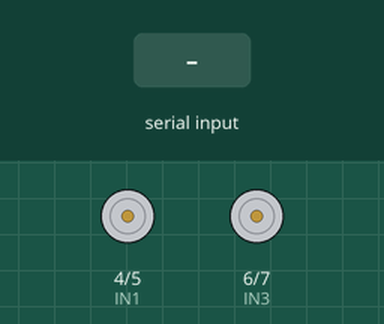
The sketch below on a simulated Arduino Uno, built with avr-gcc and run on an emulated ATmega328P. Shown: motor-driver pin pairs drawn as motors (green arrow = first pin HIGH = forward, orange = second pin HIGH = backward, longer = more drive). Inputs (shaded band) come from the test bench.

Above: at 1.2 s.
1.3 s: "1" received over Serial
At 1.6 s:
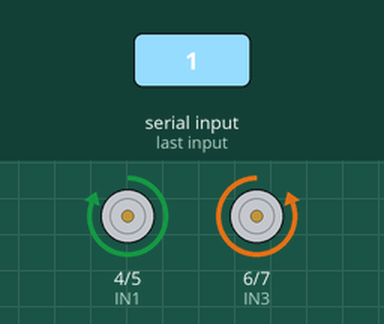
2.8 s: byte 51 (LEFT) received over Serial
At 3.9 s:
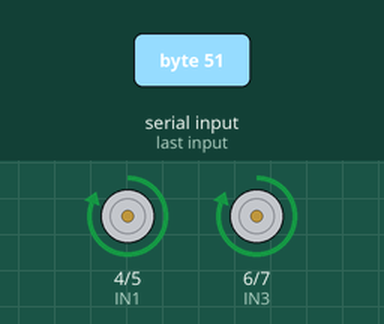
4.3 s: byte 52 (RIGHT) received over Serial
At 5.1 s:
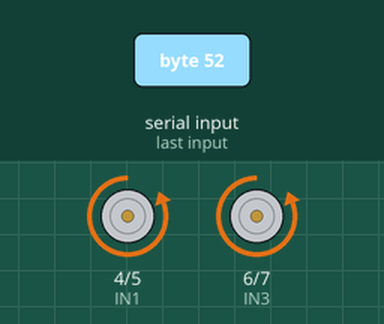
5.8 s: "2" received over Serial
At 6.2 s:
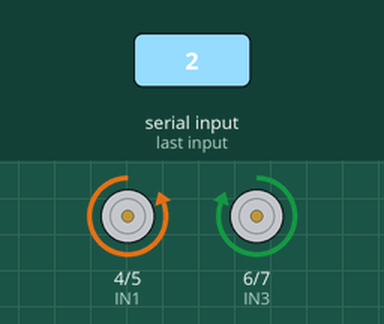
7.3 s: "0" received over Serial
At 8.6 s:
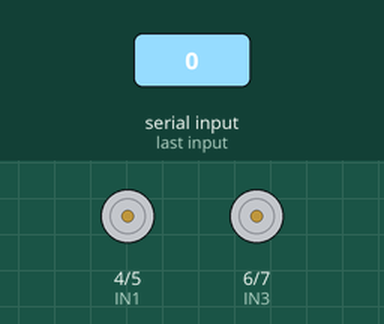
Timing chart, 0 to 9.8 s (numbered marks = the images above; inputs shaded):
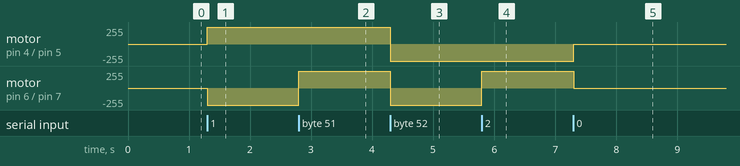

The sketch:

pet.ino
```cpp
/*
 *   日期：2017-03-30
 *   功能：逗宠萌物程序
 */

#define IN1 4 // 4 5 右轮
#define IN2 5
#define IN3 6 // 6 7 左轮
#define IN4 7

#define LEFT '3' //左转编码
#define RIGHT '4'//右转编码
#define GO '1'//前进编码
#define BACK '2'//后退编码
#define STOP '0'//停止编码

void setup() {
  Serial.begin(9600);//设置蓝牙波特率
  pinMode(IN1,OUTPUT);
  pinMode(IN2,OUTPUT);
  pinMode(IN3,OUTPUT);
  pinMode(IN4,OUTPUT);
  initCar();
}

void loop() {
  if(Serial.available()>0){
      char ch = Serial.read();
      if(ch == GO){
         //前进
         go();
         //Serial.print("GO\n");
      }else if(ch == BACK){
         //后退
         back();
         //Serial.print("BACK\n");
      }else if(ch == LEFT){
         //左转
         turnLeft();
         //Serial.print("turnLeft\n");
      }else if(ch == RIGHT){
        //右转
        turnRight();
        //Serial.print("turnRight\n");
      }else if(ch=='0'){
        //停车
        stopCar();
        //Serial.print("stop\n");
      }
    }
}

void initCar(){
  //默认全是低电平,停止状态
  digitalWrite(IN1,LOW);
  digitalWrite(IN2,LOW);
  digitalWrite(IN3,LOW);
  digitalWrite(IN4,LOW);
}

/**
* 左转
*/
void turnLeft(){
  digitalWrite(IN1,HIGH);
  digitalWrite(IN2,LOW);         //右轮前进
  digitalWrite(IN3,HIGH);
  digitalWrite(IN4,LOW);        //左轮后退
}

/**
* 右转
*/
void turnRight(){
  digitalWrite(IN1,LOW);
  digitalWrite(IN2,HIGH);        //右轮后退
  digitalWrite(IN3,LOW);
  digitalWrite(IN4,HIGH);         //左轮前进
}

/**
* 前进
*/
void go(){
  digitalWrite(IN1,HIGH);
  digitalWrite(IN2,LOW);         //右轮前进
  digitalWrite(IN3,LOW);
  digitalWrite(IN4,HIGH);         //左轮前进
}

/**
* 倒车
*/
void back(){
  digitalWrite(IN1,LOW);
  digitalWrite(IN2,HIGH);        //右轮后退
  digitalWrite(IN3,HIGH);
  digitalWrite(IN4,LOW);        //左轮后退
}

/**
* 停车
*/
void stopCar(){
  initCar();
}
```

Measured:
- after the input at 1.3 s, motor on pin 4 (IN1) / pin 5 (IN2): stopped → forward 255/255 at once; motor on pin 6 (IN3) / pin 7 (IN4): stopped → backward 255/255 at once
- after the input at 2.8 s, motor on pin 6 (IN3) / pin 7 (IN4): backward 255/255 → forward 255/255 at once
- after the input at 4.3 s, motor on pin 4 (IN1) / pin 5 (IN2), motor on pin 6 (IN3) / pin 7 (IN4): forward 255/255 → backward 255/255 at once
- after the input at 5.8 s, motor on pin 6 (IN3) / pin 7 (IN4): backward 255/255 → forward 255/255 at once
- after the input at 7.3 s, motor on pin 4 (IN1) / pin 5 (IN2): backward 255/255 → stopped at once; motor on pin 6 (IN3) / pin 7 (IN4): forward 255/255 → stopped at once
